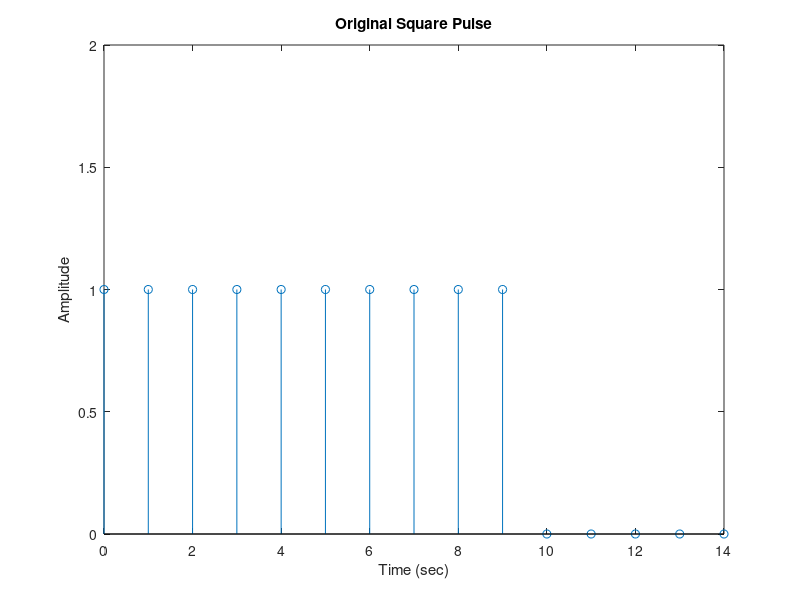
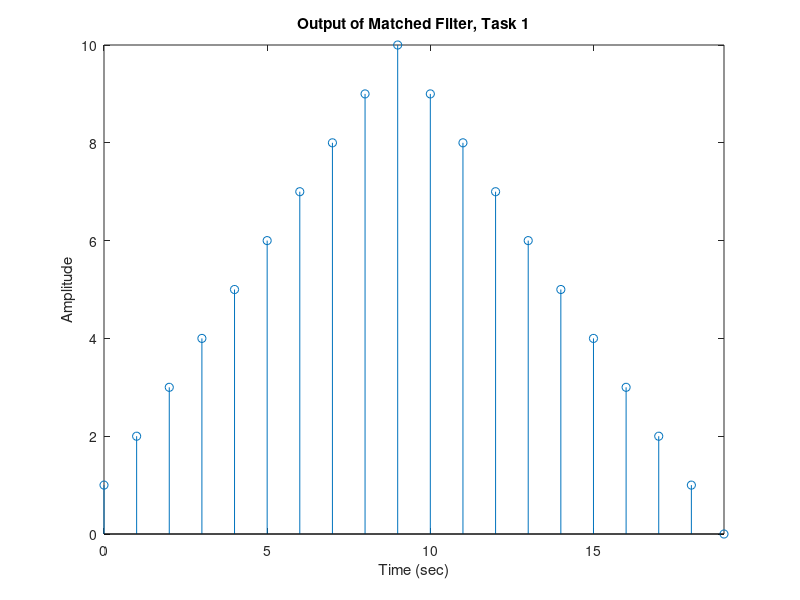

The MATLAB script that drew these images, in order: (Note: this script raises an error after producing the figures.)
%% ECE 3770 - Lab 8 - Matched Fitlering
%  G.Davis
%  4/19/2021

clc; clear; close all; % clear screen, variables, functions, close figures

%% Square Pulse Filter

f = [ones(1,10) zeros(1,5)];
t1 = 0:1:length(f)-1;
figure
stem(t1, f)
title("Original Square Pulse")
ylabel("Amplitude")
xlabel("Time (sec)")
ylim([0 2])
% impulse response is the same as f
g = conv(f,f);
t2 = 0:1:length(g)-1;
figure
stem(t2,g)
title("Output of Matched Filter, Task 1")
ylabel("Amplitude")
xlabel("Time (sec)")
xlim([0 19])
% The peak is at (9,10) because when the pulses are one on
% top of the other, it will result in the sum of 1*1
% 10 times over, equaling 10, at the 10th point.
% (9th point because to = 0s)

%% Gaussian Noise on Pulse
i = 1;

for SNR= -5:5:25
    x_n= [awgn(f(1:10),SNR,'measured') zeros(1,5)];
    g_n=conv(x_n,x_n);
    
    noise = x_n-f;
    snrout(i) = snr(x_n,noise);
    i = i + 1;
    
    fig = figure;
    subplot(211); stem(t1,x_n)
    ylim([min(x_n)-1 max(x_n)+1])
    subplot(212); stem(t2,g_n)
    title("Output for Noisy Input Above")
    xlim([0 19])
    
    han=axes(fig,'visible','off'); 
    han.Title.Visible='on';
    han.XLabel.Visible='on';
    han.YLabel.Visible='on';
    ylabel(han,'Amplitude');
    xlabel(han,'Time (sec)');
    title(han,strcat("Task 2 SNR: ",string(SNR)));
end

%% Task 3 - SNR Ratio
snrin = -5:5:25;

figure
plot(snrin,snrout)
hold on
plot(snrin,snrin)
title("Input SNR vs. Matched Filter SNR")
xlabel("Input SNR")
ylabel("Output SNR")
legend("Output vs. Input","Guide")

%% Task 4 - SNR Improvement
improvement = snrout-snrin;

figure
plot(snrin,improvement)
title("Improved SNR vs. Input SNR")
xlabel("Input SNR")
ylabel("Improved SNR")